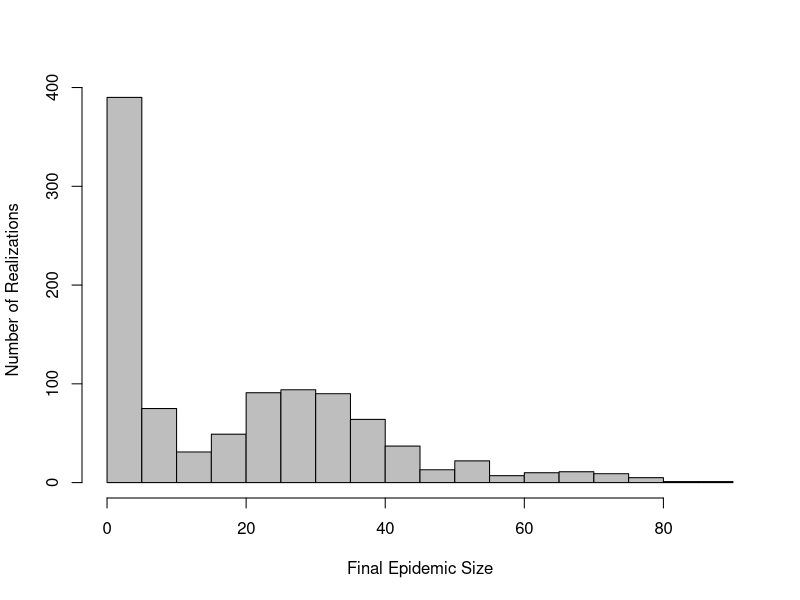
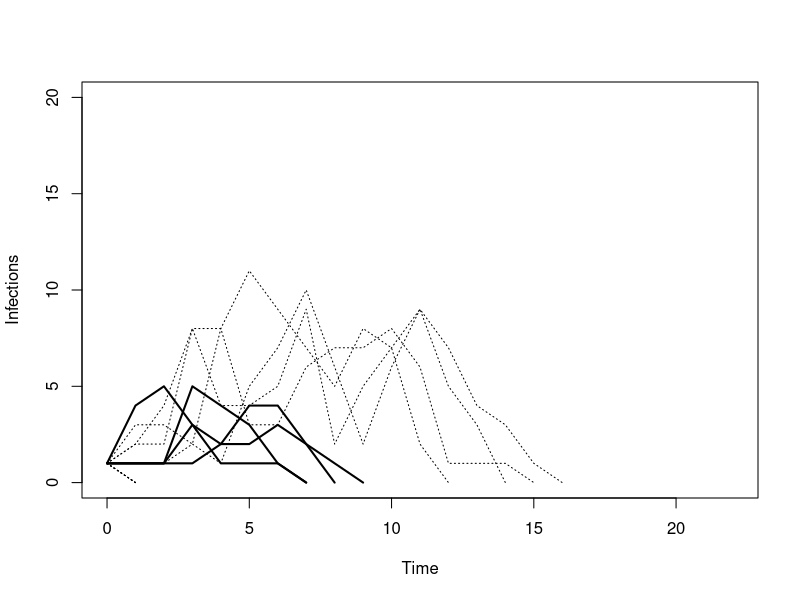
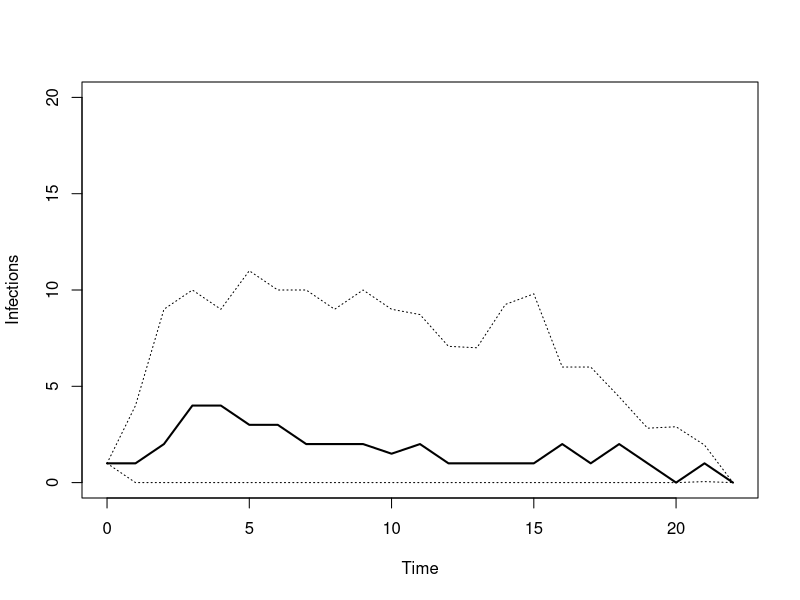
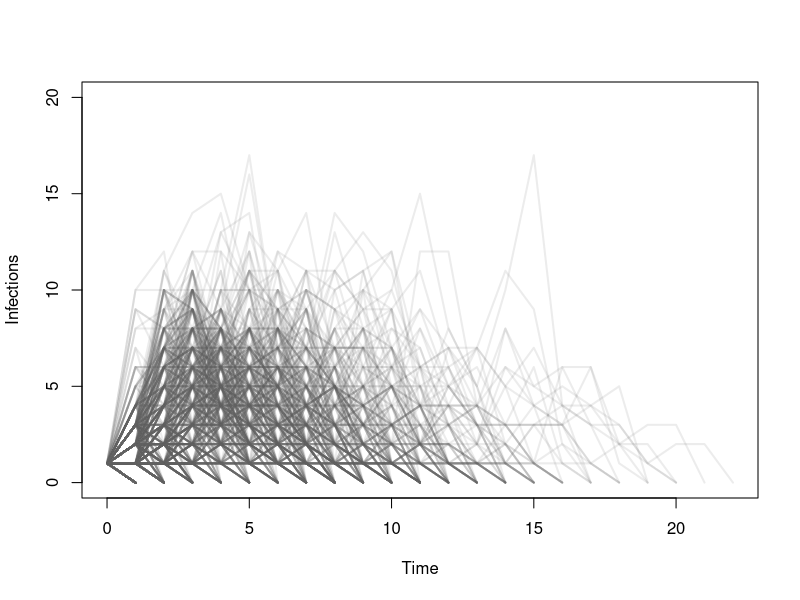
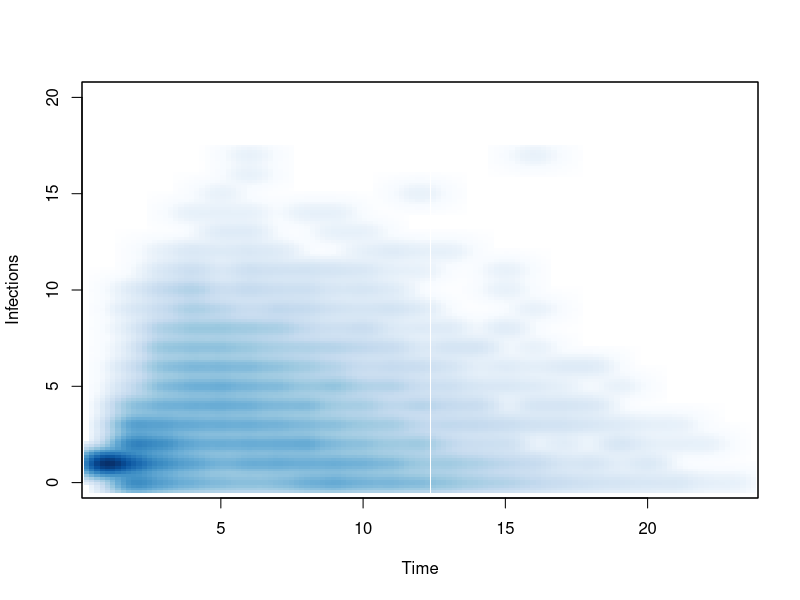
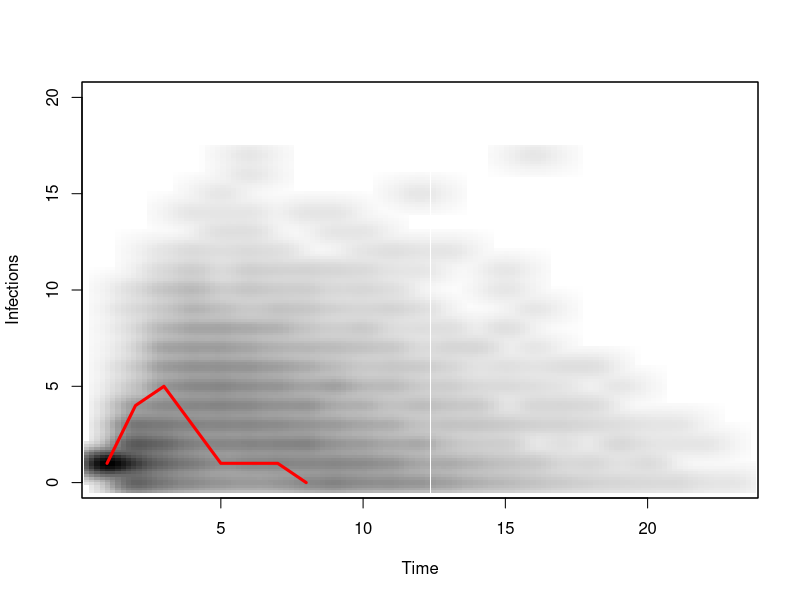

The R script that drew these images, in order:
####################################################################################################
# Source code: Visualizing Results from Infection Transmission Models:                             #
# A Case Against 'Confidence Intervals'                                                            #
# Author: Eric Lofgren, MSPH (Eric.Lofgren@unc.edu)                                                #                       
# Affiliation: Dept. of Epidemiology, UNC Gillings School of Global Public Health, Chapel Hill, NC #
####################################################################################################

##########################
# Simulation Information #
##########################
# Simulation was run using EpiFire 2.33 (http://sourceforge.net/projects/epifire/)
# Network data source: Largest connected component of Goodreau’s Faux Mesa High School from statnet
# Simulation type: Percolation
# Transmissibility: 0.5053
# Patient zero count: 1
# Number of runs: 1000
# Results file: visualizing_data.csv

###########################################################
# Setting Global Variables, Modifying Data Sets as Needed #
###########################################################
#Download visualizing_data.csv, move it to your R working directory
#Import data into R
epidemic_timeseries <- read.csv("visualizing_data.csv", sep=",", header= F)

#Create a matrix-based representation of the results, set a few details about the simulation
#This will be used in Figure 3C and in the creation of other variables
timeseries_matrix <- as.matrix(epidemic_timeseries)
max_length <- 22 # Number of observations in epidemic_timeseries - 1
realizations <- 1000 # How many realizations of the model were run

#Create a new vector with the total number of cases for each epidemic
epidemic_sizes <- colSums(timeseries_matrix, na.rm = TRUE)
median_size<- median(epidemic_sizes)
upper_size <- quantile(epidemic_sizes, probs = c(0.975), na.rm=TRUE)
lower_size <- quantile(epidemic_sizes, probs = c(0.025), na.rm=TRUE)

#Select possible realizations representing the median, 2.5th and 97.5th percentiles of epidemic size
#Draw 4 of each. More can be drawn, but plot becomes progressively less clear
#These will be used for Figure 3A
median_candidates <- which(epidemic_sizes == median_size)
median_sample <- sample(median_candidates, 4)
median_realizations<- epidemic_timeseries[median_sample]

upper_candidates <- which(epidemic_sizes == upper_size)
upper_sample <- sample(upper_candidates, 4)
upper_realizations<- epidemic_timeseries[upper_sample]

lower_candidates <- which(epidemic_sizes == lower_size)
lower_sample <- sample(lower_candidates, 4)
lower_realizations<- epidemic_timeseries[lower_sample]

#Find the median and pointwise 2.5th and 97.5th quantiles for each simulated timestep
#This will be used for Figure 3B
median_line <- apply(epidemic_timeseries, 1, median, na.rm = TRUE)
pointwise_CI <- apply(epidemic_timeseries, 1, quantile, probs = c(0.025, 0.975),  na.rm = TRUE)

#Create a long dataset with all epidemics in a single column with a timestamp
#This will be used in Figure 3D
stack_series <- stack(epidemic_timeseries)
timestamp <- data.frame(rep(seq(1,23),realizations))
long_series<- cbind(stack_series,timestamp)
long_series<- long_series[,-2] #delete extraneous column

############
# Figure 2 #
############
#Histogram of Final Epidemic Sizes
pdf('epidemic_histogram.pdf')
hist(epidemic_sizes, breaks = 20, col = "grey", xlab = "Final Epidemic Size", ylab = "Number of Realizations", main="")
dev.off()

#############
# Figure 3A #
#############
#Plot four realizations each of the median, 2.5th and 97.5th percentiles of epidemic sizes
pdf('final_size_intervals.pdf')
plot(0:max_length, rep(NA,max_length+1),main="", xlab="Time",ylab="Infections", ylim=c(0,20))
for (i in 1:4){
	lines(0:max_length,median_realizations[,i], lwd = 2, col = "black")
	lines(0:max_length,upper_realizations[,i], lwd = 1, col = "black", lty = 3)
	lines(0:max_length,lower_realizations[,i], lwd = 1, col = "black", lty = 3)
}
dev.off()

#############
# Figure 3B #
#############
#Plot the pointwise median, 2.5th and 97.5th percentiles of the simulations
pdf('pointwise_intervals.pdf')
plot(0:max_length, rep(NA,max_length+1), main="", xlab="Time",ylab="Infections",ylim=c(0,20))
lines(0:max_length,median_line,lwd=2,col="black") #Plot Median Line
lines(0:max_length,pointwise_CI[1,], lwd=1, col="black", lty = 3) #Plot Lower Interval
lines(0:max_length,pointwise_CI[2,], lwd=1, col="black", lty=3) #Plot Upper Interval
dev.off()

#############
# Figure 3C #
#############
#Plot of each run individually, with transparency set to 70% transparent
pdf('overplotted_lines.pdf')
plot(0:max_length, rep(NA,max_length+1),main="",xlab="Time", ylab="Infections", ylim=c(0,20))
for (i in 1:realizations) {
  lines(0:max_length, timeseries_matrix [ ,i],lwd=2,col=rgb(100,100,100,30,maxColorValue=255))
}
dev.off()

#############
# Figure 3D #
#############
#Smooth scatterplot of the epidemic data, with 128 bins, and plotting of the individual points turned off
pdf('smoothed.pdf')
smoothScatter(long_series[,2],long_series[,1],nbin=128,nrpoints=0,main="", xlab="Time",ylab="Infections", ylim=c(0,20))
dev.off()

#############
# eFigure 1 #
#############
# Smooth greyscale scatterplot similar to Figure 3D, with the addition of a single overlayed trajectory of interest
# In this example, the trajectory plotted is one of the candidate "median" realizations
pdf('smooth_with_trajectory.pdf')
smoothScatter(long_series[,2],long_series[,1],nbin=128,nrpoints=0,main="", xlab="Time",ylab="Infections", ylim=c(0,20),colramp=colorRampPalette(RColorBrewer::brewer.pal(9,"Greys")))
single_trajectory <- epidemic_timeseries[sample(median_candidates, 1)]
lines(single_trajectory, lwd = 3, col = "red")
dev.off()